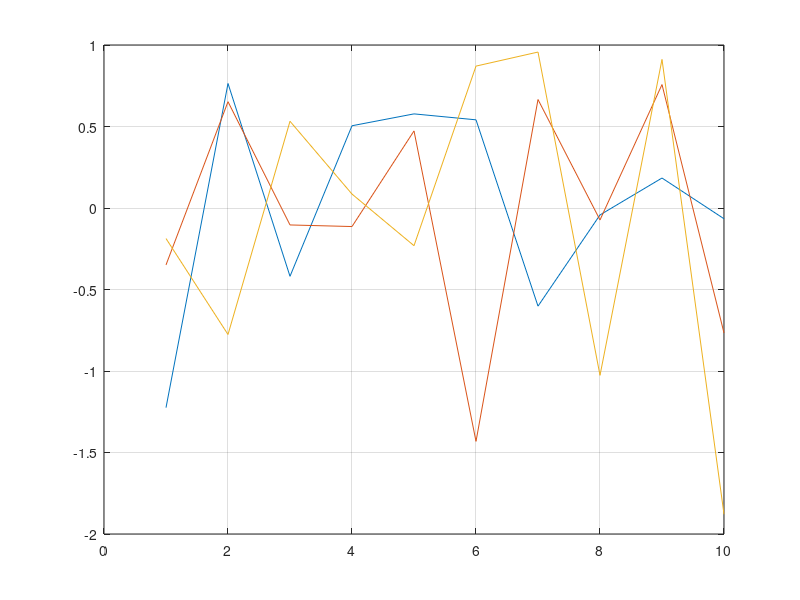

Write MATLAB code to recreate this figure. (Note: this script raises an error after producing the figure.)


close all;  clear;  clc;



x = 1:1:10;
    x = x(:);

rng( 0 );
    y = randn( numel(x), 3 );

figure( ); ...
    plot( x, y );  grid on;



color_maps = { 'Blues', 'Greens', 'Oranges' };

for frequency_index = 1:1:3

    OFFSET = 3;
        cmap = slanCM( color_maps{ frequency_index }, numel( 4 ) + OFFSET );
            cmap(1:OFFSET, :) = [ ];
                cmap_vectors( frequency_index, :, :, : ) = flipud( cmap );

end


figure( ); ...
    plot( x, y );
        colororder( cmap_vectors )



% https://www.mathworks.com/matlabcentral/answers/507355-colormap-for-multline-plot

% https://www.mathworks.com/matlabcentral/answers/405484-how-to-get-handles-of-the-line-object

% https://www.mathworks.com/matlabcentral/answers/2091796-saving-multiple-plots-into-one-handle

% https://www.mathworks.com/matlabcentral/answers/296360-how-can-i-change-the-line-color-e-g-color-g-doesn-t-work

% https://www.mathworks.com/matlabcentral/answers/438317-how-to-color-individual-lines-in-a-plot
